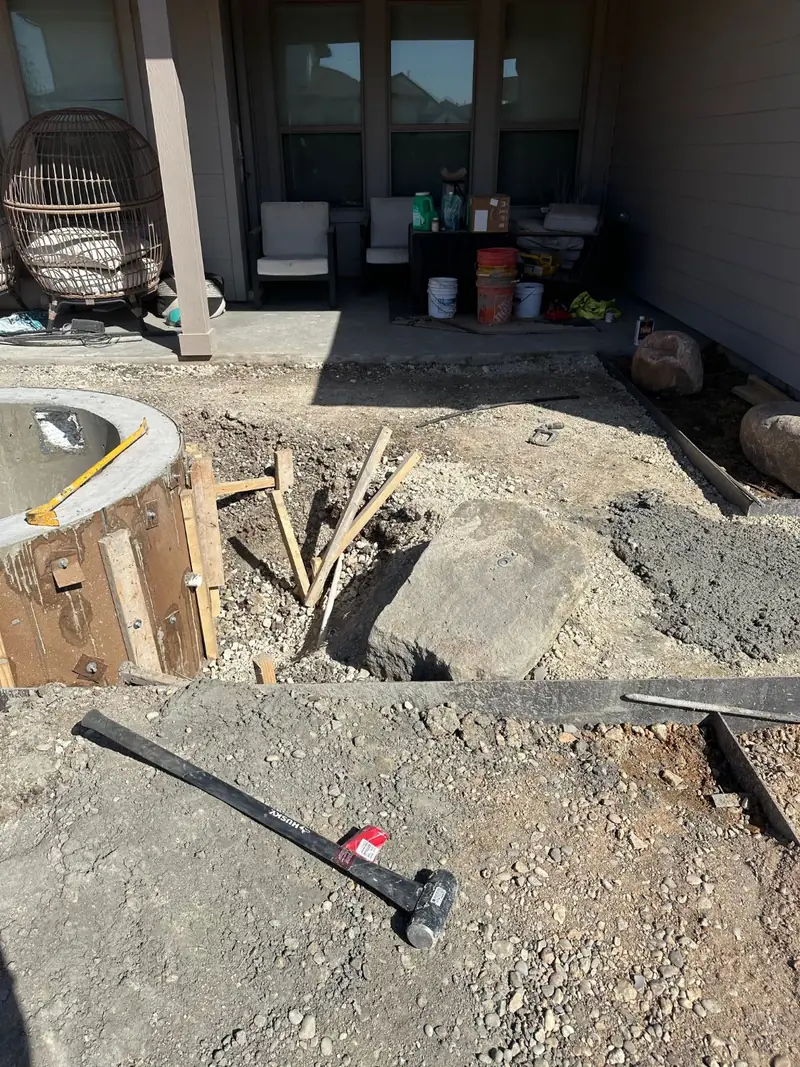
#> input picture images/projects/se-austin-fire-water/03-pool-shell-form-poured-800.webp, 800 x 1067 px, given in place of 24-water-feature-fire-pits-overview-1200.webp, which was not available
$ python cut_project_zooms.py
#> lines starting #> are read from the running program, lines starting #| are printed output that depends on the picture
"""Cuts the zoom-in bands (1125 by 640, plus 800 by 455) and share images (1200 by 630) for the project pages
built with proj_lib.py. Sources are the site's own photos. Output is WebP with no EXIF.
Run: python3 -I .claude/service-pages/cut_project_zooms.py .
One project only (leaves every other project's files untouched): add a part of its folder name,
    python3 -I .claude/service-pages/cut_project_zooms.py . madison/
"""
import os, sys
from PIL import Image

ROOT = sys.argv[1] if len(sys.argv) > 1 else "."
ONLY = sys.argv[2] if len(sys.argv) > 2 else ""
P = "images/projects/"
G = "images/gallery/"
MAD = P + "madison/"
SE, SR, EA = P + "se-austin-fire-water/", P + "south-austin-screened-room/", P + "east-austin-steel-boulders/"
POOL, STREAM, COURT, TRI = (P + "pool-ipe-deck-bamboo-screen/", P + "boulder-stream-steel-fire-trough/",
                            P + "courtyard-stream-japanese-maple/", P + "triangle-fire-pit-stock-tank-pool/")

# (source, crop box x0 y0 x1 y1, output path without size suffix)
BANDS = [
 (SE + "24-water-feature-fire-pits-overview-1200.webp", (330, 150, 1200, 645), SE + "27-zoom-boulder-fire-pit-lit-steel-edging"),
 (SE + "19-finished-water-feature-fire-pit-dusk-1200.webp", (0, 520, 1200, 1203), SE + "28-zoom-steel-channel-black-water"),
 (SE + "18-finished-steel-planter-1200.webp", (0, 470, 1200, 1153), SE + "29-zoom-planter-base-river-rock-light"),
 (SR + "07-cedar-skylight-well-ceiling-fan-1200.webp", (0, 0, 1200, 683), SR + "10-zoom-skylight-cedar-well"),
 (SR + "09-screened-room-interior-1200.webp", (0, 180, 1200, 863), SR + "11-zoom-cedar-ceiling-black-fan"),
 (SR + "08-screened-room-interior-door-seating-1200.webp", (0, 917, 1200, 1600), SR + "12-zoom-screen-door-pet-door"),
 (EA + "01-steel-plate-seated-in-boulder-slot-1200.webp", (0, 470, 1200, 1153), EA + "04-zoom-steel-seated-in-boulder-slot"),
 (EA + "02-steel-edging-through-boulders-install-1200.webp", (300, 0, 1200, 512), EA + "05-zoom-steel-run-level-boulder"),
 (EA + "03-finished-steel-edging-boulders-mulch-fern-1200.webp", (0, 80, 900, 592), EA + "06-zoom-steel-edge-into-boulder-mulch"),
 (G + "DSC04040.webp", (240, 0, 1365, 640), POOL + "zoom-bamboo-screen-along-fence"),
 (G + "DSC04039.webp", (330, 300, 1455, 940), POOL + "zoom-dark-pool-pale-coping-ipe-deck"),
 (G + "DSC04042.webp", (240, 520, 1365, 1160), POOL + "zoom-ipe-deck-boards-rocking-chair"),
 (G + "IMG_5451.webp", (0, 270, 1600, 1180), STREAM + "zoom-lit-steel-edging-stream-dusk"),
 (G + "IMG_8186.webp", (0, 170, 1600, 1080), STREAM + "zoom-water-pouring-from-boulder-fire-trough"),
 (G + "IMG_8182.webp", (0, 250, 1600, 1160), STREAM + "zoom-boulder-stream-ferns-steel-bed"),
 (G + "IMG_8283.webp", (0, 860, 1200, 1543), COURT + "zoom-stream-water-between-boulders"),
 (G + "IMG_6284.webp", (0, 560, 1200, 1243), COURT + "zoom-boulders-purple-foliage-fern"),
 (G + "IMG_8275.webp", (0, 380, 1200, 1063), COURT + "zoom-japanese-maple-over-stream"),
 (G + "IMG_8347.webp", (0, 860, 1440, 1679), TRI + "zoom-steel-spillway-into-stock-tank"),
 (G + "IMG_8339.webp", (0, 330, 1440, 1149), TRI + "zoom-fire-lava-rock-dark-stone"),
 (G + "IMG_8343.webp", (0, 330, 1200, 1013), TRI + "zoom-triangle-fire-pit-point"),
 (MAD + "IMG_9053.webp", (0, 790, 1200, 1473), MAD + "zoom-boulder-fire-pit-obsidian-look-fire-glass"),
 (MAD + "IMG_9065.webp", (250, 400, 1150, 912), MAD + "zoom-tapered-planter-lit-rim-cutout"),
 (MAD + "IMG_9027.webp", (0, 700, 1200, 1383), MAD + "zoom-marbled-concrete-formed-in-steel"),
]
# portrait zoom for a narrative figure: (source, box, output path with suffix, output size)
FIGS = [
 (EA + "03-finished-steel-edging-boulders-mulch-fern-1200.webp", (430, 0, 970, 675), EA + "07-zoom-fern-steel-river-rock-800.webp", (800, 1000)),
]
# share images, 1200 by 630: (source, box, output)
SHARES = [
 (G + "DSC04039.webp", (0, 180, 1600, 1020), POOL + "pool-ipe-deck-share.webp"),
 (G + "IMG_5474.webp", (0, 180, 1600, 1020), STREAM + "boulder-stream-fire-trough-share.webp"),
 (G + "IMG_8283.webp", (0, 290, 1200, 920), COURT + "courtyard-stream-share.webp"),
 (G + "IMG_8345.webp", (0, 330, 1200, 960), TRI + "triangle-fire-pit-share.webp"),
 (MAD + "IMG_9065.webp", (0, 440, 1200, 1070), MAD + "floating-boulder-fire-pit-tapered-planter-share.webp"),
]

# plain resizes to 800 wide (and 1200 wide for landscape heroes): (source, output, width)
RESIZE = [
 (SR + "05-finished-screened-room-exterior-1200.webp", SR + "05-finished-screened-room-exterior-800.webp", 800),
 (EA + "02-steel-edging-through-boulders-install-1200.webp", EA + "02-steel-edging-through-boulders-install-800.webp", 800),
 (EA + "03-finished-steel-edging-boulders-mulch-fern-1200.webp", EA + "03-finished-steel-edging-boulders-mulch-fern-800.webp", 800),
 (G + "DSC04039.webp", POOL + "ipe-deck-dark-pool-loungers-bamboo-800.webp", 800),
 (G + "DSC04039.webp", POOL + "ipe-deck-dark-pool-loungers-bamboo-1200.webp", 1200),
 (G + "DSC04040.webp", POOL + "ipe-deck-corner-bamboo-screen-800.webp", 800),
 (G + "DSC04041.webp", POOL + "ipe-deck-pool-loungers-under-trees-800.webp", 800),
 (G + "DSC04042.webp", POOL + "ipe-deck-rocking-chair-pool-coping-800.webp", 800),
 (G + "IMG_5474.webp", STREAM + "steel-fire-trough-boulder-stream-dusk-800.webp", 800),
 (G + "IMG_5474.webp", STREAM + "steel-fire-trough-boulder-stream-dusk-1200.webp", 1200),
 (G + "IMG_5491.webp", STREAM + "boulder-stream-fire-trough-grasses-800.webp", 800),
 (G + "IMG_8183.webp", STREAM + "boulder-stream-ferns-lit-steel-edging-800.webp", 800),
 (G + "IMG_8168.webp", STREAM + "lit-steel-edged-bed-stream-gravel-800.webp", 800),
 (G + "IMG_8191.webp", STREAM + "boulder-stream-mist-lit-edging-night-800.webp", 800),
 (G + "IMG_8283.webp", COURT + "japanese-maple-over-courtyard-stream-800.webp", 800),
 (G + "IMG_6284.webp", COURT + "courtyard-stream-boulders-shade-plants-800.webp", 800),
 (G + "IMG_8275.webp", COURT + "courtyard-stream-maple-trunk-glass-wall-800.webp", 800),
 (G + "IMG_5373.webp", COURT + "courtyard-stream-head-at-glass-wall-800.webp", 800),
 (G + "IMG_8345.webp", TRI + "triangle-fire-pit-spillway-stock-tank-pool-800.webp", 800),
 (G + "IMG_8339.webp", TRI + "triangle-fire-pit-from-above-spillway-800.webp", 800),
 (G + "IMG_8343.webp", TRI + "triangle-fire-pit-point-turf-concrete-800.webp", 800),
 (G + "IMG_8347.webp", TRI + "steel-spillway-tapered-base-stock-tank-800.webp", 800),
 (MAD + "IMG_9096.webp", MAD + "IMG_9096-800.webp", 800),
 (MAD + "IMG_8976.webp", MAD + "IMG_8976-800.webp", 800),
 (MAD + "IMG_9083.webp", MAD + "IMG_9083-800.webp", 800),
 (MAD + "IMG_9007.webp", MAD + "IMG_9007-800.webp", 800),
 (MAD + "IMG_8997.webp", MAD + "IMG_8997-800.webp", 800),
]
if ONLY:
    BANDS = [x for x in BANDS if ONLY in x[2]]
    FIGS = [x for x in FIGS if ONLY in x[2]]
    SHARES = [x for x in SHARES if ONLY in x[2]]
    RESIZE = [x for x in RESIZE if ONLY in x[1]]

def save(im, path, q=82):
    os.makedirs(os.path.dirname(path), exist_ok=True)
    im.convert("RGB").save(path, "WEBP", quality=q, method=6)

def main():
    for src, box, out in BANDS:
        im = Image.open(os.path.join(ROOT, src)).convert("RGB").crop(box)
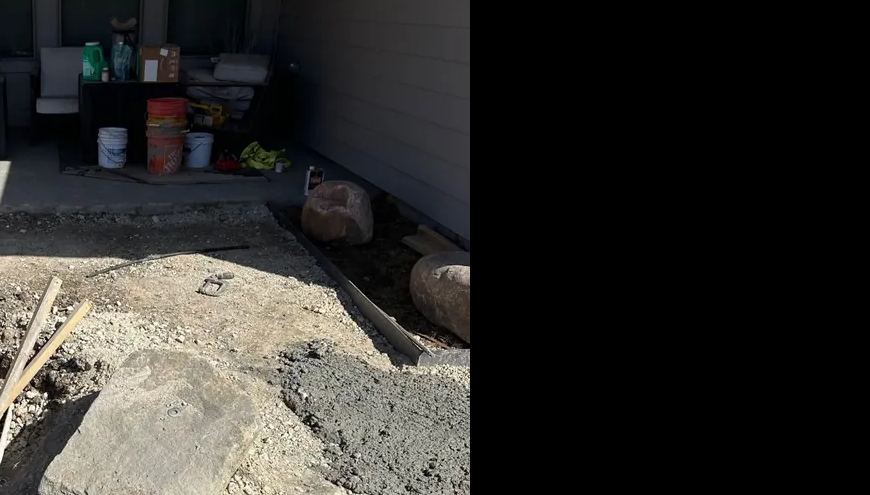
#> im: PIL image 870x495 RGB; mean R, G, B 48.4, 47.2, 44.4
        assert abs(im.width / im.height - 1125 / 640) < 0.01, (src, im.size)
        save(im.resize((1125, 640), Image.LANCZOS), os.path.join(ROOT, out + "-1125.webp"))
        save(im.resize((800, 455), Image.LANCZOS), os.path.join(ROOT, out + "-800.webp"))
#> pass 2 of the loop in main, `for src, box, out in BANDS:`:
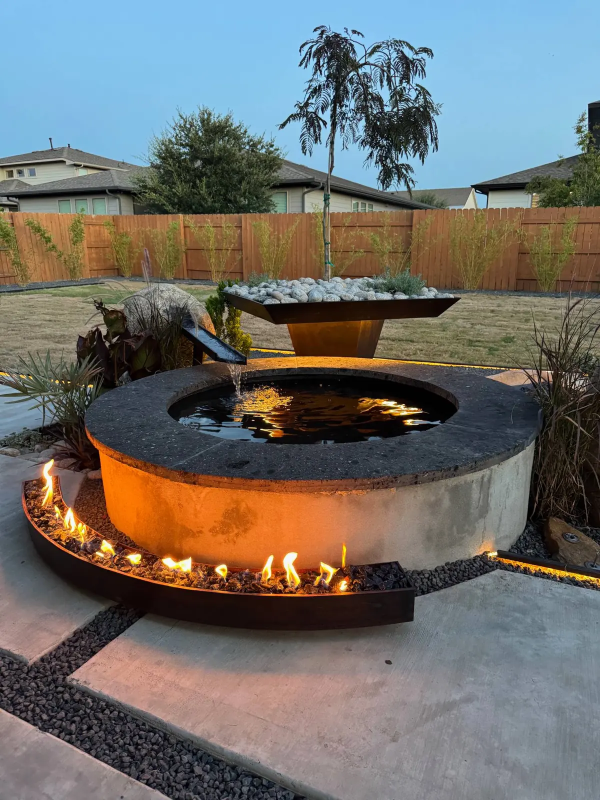
#> input picture images/projects/se-austin-fire-water/19-finished-water-feature-fire-pit-dusk-1200.webp, 1200 x 1600 px, found by its file name (shown at 1/2 size)
#> in main, `im = Image.open(os.path.join(ROOT, src)).convert("RGB").crop(box)`:
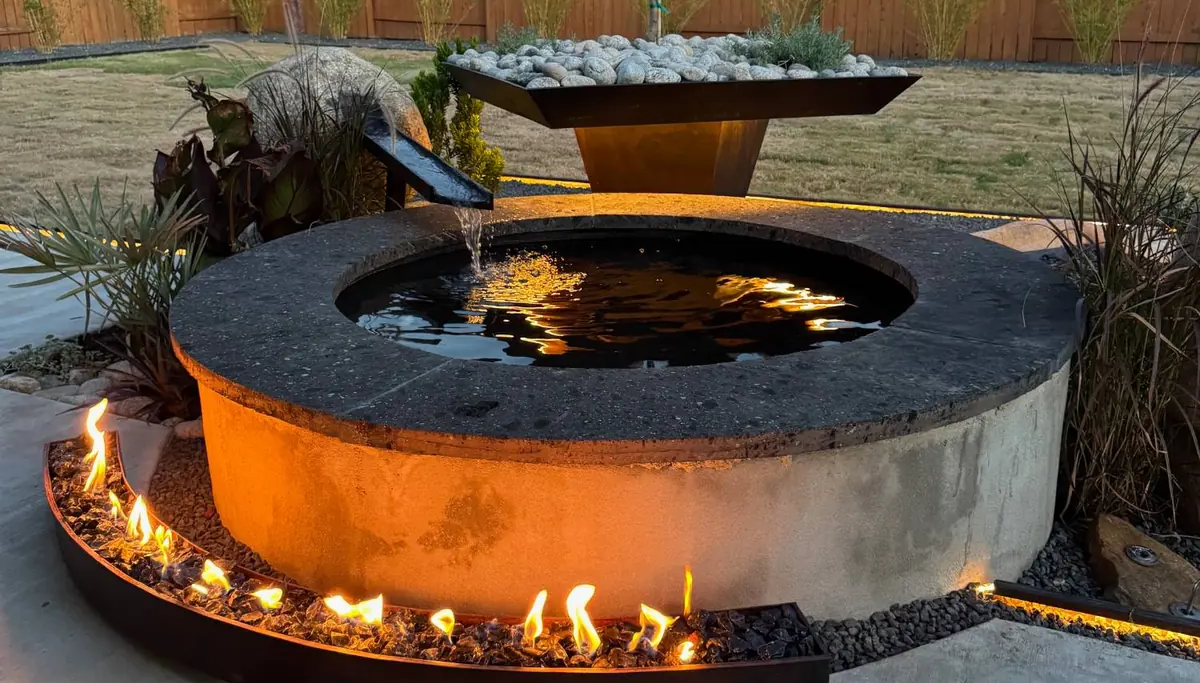
#> im: PIL image 1200x683 RGB; mean R, G, B 99.4, 78.5, 59.6
#> pass 3 of the loop in main, `for src, box, out in BANDS:`:
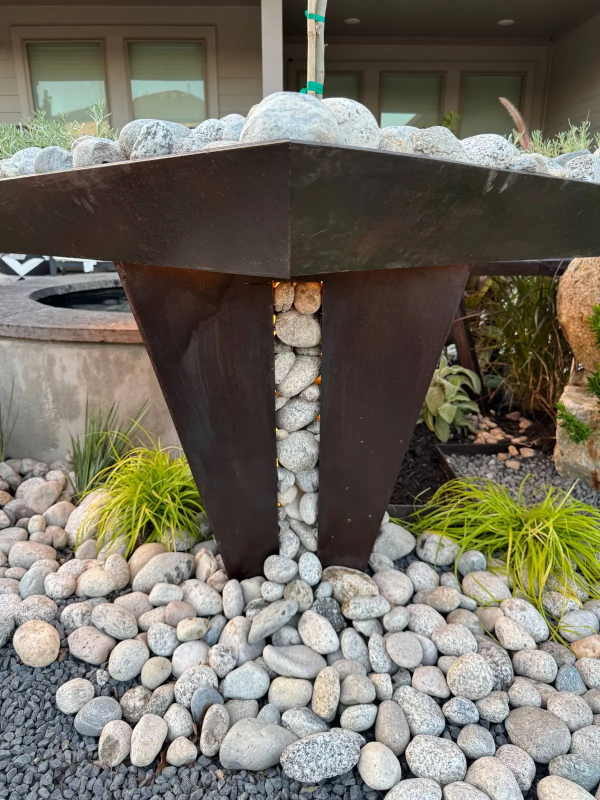
#> input picture images/projects/se-austin-fire-water/18-finished-steel-planter-1200.webp, 1200 x 1600 px, found by its file name (shown at 1/2 size)
#> in main, `im = Image.open(os.path.join(ROOT, src)).convert("RGB").crop(box)`:
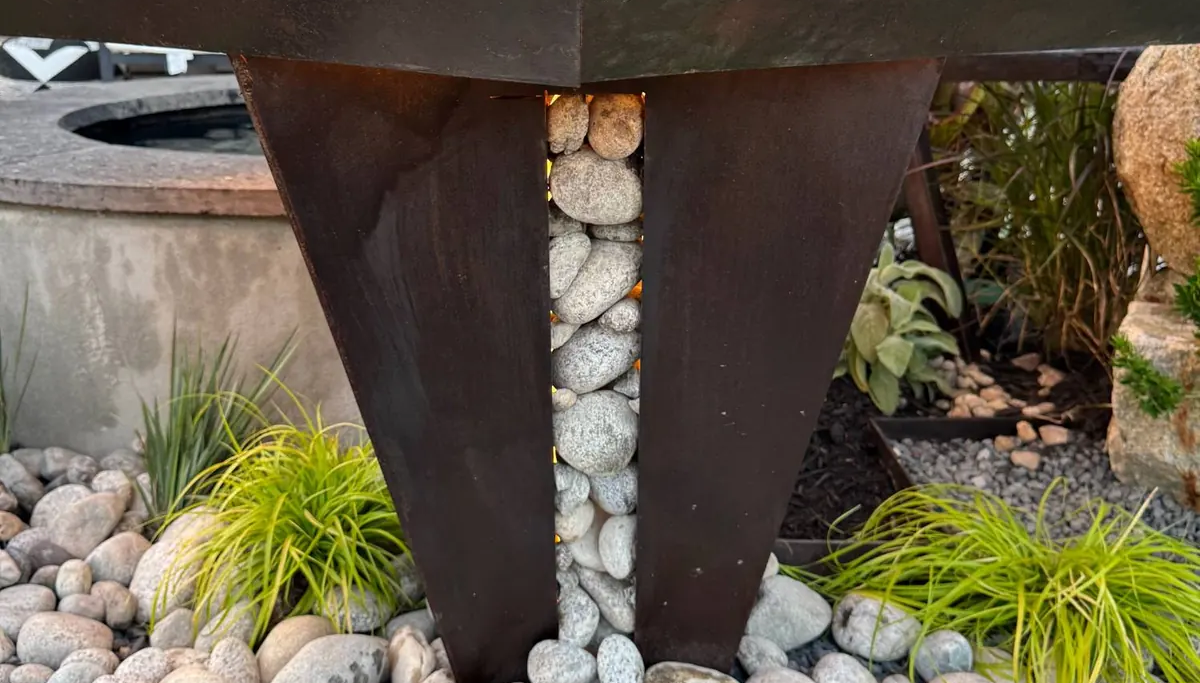
#> im: PIL image 1200x683 RGB; mean R, G, B 99.7, 91, 70.9
#> the loop made 10 passes; the first 3 are shown
    for src, box, out, size in FIGS:
        im = Image.open(os.path.join(ROOT, src)).convert("RGB").crop(box)
        save(im.resize(size, Image.LANCZOS), os.path.join(ROOT, out))
    for src, box, out in SHARES:
        im = Image.open(os.path.join(ROOT, src)).convert("RGB").crop(box)
        assert abs(im.width / im.height - 1200 / 630) < 0.01, (src, im.size)
        save(im.resize((1200, 630), Image.LANCZOS), os.path.join(ROOT, out))
    for src, out, w in RESIZE:
        im = Image.open(os.path.join(ROOT, src)).convert("RGB")
        save(im.resize((w, round(im.height * w / im.width)), Image.LANCZOS), os.path.join(ROOT, out), q=80)
    print("resized", len(RESIZE))
    print("bands", len(BANDS), "figs", len(FIGS), "shares", len(SHARES))

#> (the run stopped early here; a loop or call above may not have finished)
